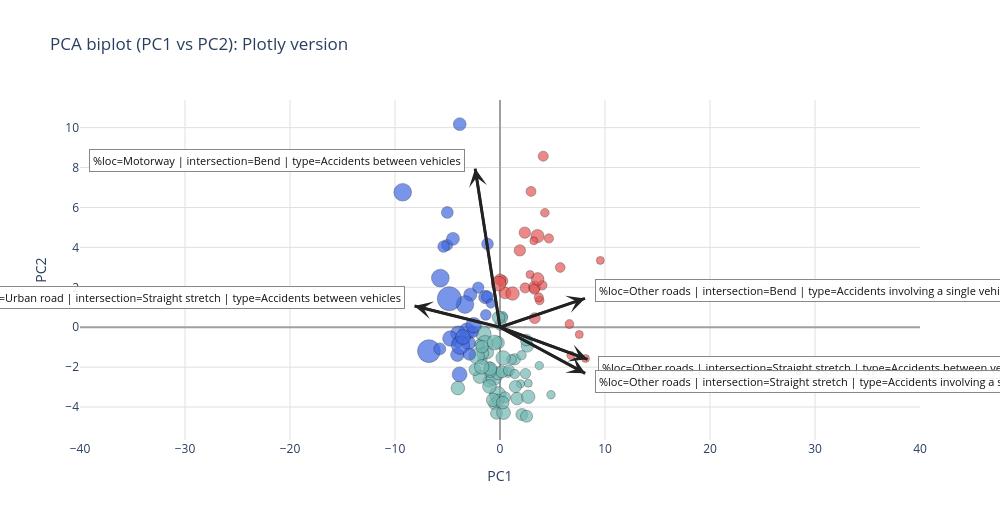

The notebook cell this image was saved under:
### Code cell
import numpy as np
import plotly.graph_objects as go

# Plotly version of the PCA biplot (interactive)
# Recompute loadings to keep this cell self-contained
plotly_arrow_scale = 32.0  # make arrows far longer
top_n = 5
plotly_loadings = (
    pd.DataFrame(pca2.components_.T, index=pct_cols_use, columns=["pc1_loading", "pc2_loading"])
)
plotly_loadings = plotly_loadings.reset_index().rename(columns={"index": "feature"})
plotly_loadings["absmax"] = plotly_loadings[["pc1_loading", "pc2_loading"]].abs().max(axis=1)
plotly_top = plotly_loadings.nlargest(top_n, "absmax")
plotly_top["pc1_arrow"] = plotly_top["pc1_loading"] * plotly_arrow_scale
plotly_top["pc2_arrow"] = plotly_top["pc2_loading"] * plotly_arrow_scale

# Color palette (matches Altair)
plotly_palette = [
    "royalblue",
    "#e45756",
    "#72b7b2",
    "#f58518",
    "#54a24b",
    "#eeca3b",
    "#b279a2",
    "#ff9da6",
    "#9c755f",
    "#bab0ab",
]
cluster_colors_plotly = {int(cl): plotly_palette[int(cl) % len(plotly_palette)] for cl in np.unique(scatter_df["cluster"])}

# Bubble scatter with sane sizing
size_vals = np.sqrt(np.clip(scatter_df["city_total_15y"].to_numpy(), a_min=0, a_max=None))
max_marker_px = 24
sizeref = 2.0 * size_vals.max() / (max_marker_px ** 2) if size_vals.max() > 0 else 1.0
fig_biplot = go.Figure()
fig_biplot.add_trace(
    go.Scatter(
        x=scatter_df["pc1"],
        y=scatter_df["pc2"],
        mode="markers",
        marker=dict(
            size=size_vals,
            sizemode="area",
            sizeref=sizeref,
            sizemin=4,
            color=[cluster_colors_plotly[int(c)] for c in scatter_df["cluster"]],
            line=dict(color="black", width=0.4),
            opacity=0.7,
        ),
        text=scatter_df["city"],
        customdata=np.stack([scatter_df["cluster"], scatter_df["city_total_15y"]], axis=-1),
        hovertemplate=("City: %{text}<br>Cluster: %{customdata[0]}<br>City total (15y): %{customdata[1]:,.0f}<extra></extra>"),
        showlegend=False,
    )
)

# Arrows and labels for top loadings (limited to top_n to reduce clutter)
for _, row in plotly_top.iterrows():
    fig_biplot.add_trace(
        go.Scatter(
            x=[0, row["pc1_arrow"]],
            y=[0, row["pc2_arrow"]],
            mode="lines",
            line=dict(color="#222", width=3),
            hovertemplate=(
                f"Feature: {row['feature']}<br>PC1 loading: {row['pc1_loading']:.3f}<br>PC2 loading: {row['pc2_loading']:.3f}<extra></extra>"
            ),
            showlegend=False,
        )
    )
    # Arrowhead via annotation from origin to tip
    fig_biplot.add_annotation(
        x=row["pc1_arrow"],
        y=row["pc2_arrow"],
        ax=0,
        ay=0,
        xref="x",
        yref="y",
        axref="x",
        ayref="y",
        showarrow=True,
        arrowhead=3,
        arrowsize=1.2,
        arrowwidth=2.5,
        arrowcolor="#222",
        text="",
    )
    # Offset labels away from the arrow tip based on quadrant
    xshift = 10 if row["pc1_arrow"] >= 0 else -10
    yshift = 8 if row["pc2_arrow"] >= 0 else -8
    fig_biplot.add_annotation(
        x=row["pc1_arrow"],
        y=row["pc2_arrow"],
        text=row["feature"],
        showarrow=False,
        xanchor="left" if row["pc1_arrow"] >= 0 else "right",
        yanchor="middle",
        font=dict(color="#111", size=11),
        xshift=xshift,
        yshift=yshift,
        bgcolor="rgba(255,255,255,0.9)",
        bordercolor="#888",
        borderpad=3,
    )

# Extend x-axis to at least -40 on the left and 40 on the right, with padding
pc1_min = min(scatter_df["pc1"].min(), plotly_top["pc1_arrow"].min())
pc1_max = max(scatter_df["pc1"].max(), plotly_top["pc1_arrow"].max())
span = pc1_max - pc1_min
pad = 0.05 * span if span > 0 else 1
x_min = min(-40, pc1_min - pad)
x_max = max(40, pc1_max + pad)

fig_biplot.update_layout(
    title="PCA biplot (PC1 vs PC2): Plotly version",
    xaxis_title="PC1",
    yaxis_title="PC2",
    width=1000,
    height=520,
    plot_bgcolor="white",
    paper_bgcolor="white",
    xaxis=dict(
        showgrid=True,
        gridcolor="#e0e0e0",
        zeroline=True,
        zerolinecolor="#a0a0a0",
        range=[x_min, x_max],
    ),
    yaxis=dict(showgrid=True, gridcolor="#e0e0e0", zeroline=True, zerolinecolor="#a0a0a0"),
)

fig_biplot.show()

### Figure 1 — Plotly figure (JSON) as saved in the notebook; plotly's stock layout.template omitted (floating-point values rounded to 4 significant figures; data arrays with more than 128 entries replaced by an {"elided": "..."} marker saying what was removed)
{"data": [{"customdata": {"elided": "111x2 int values"}, "hovertemplate": "City: %{text}<br>Cluster: %{customdata[0]}<br>City total (15y): %{customdata[1]:,.0f}<extra></extra>", "marker": {"color": ["#72b7b2", "#72b7b2", "royalblue", "#e45756", "royalblue", "#72b7b2", "#e45756", "#72b7b2", "#72b7b2", "#e45756", "#e45756", "#72b7b2", "#72b7b2", "royalblue", "#e45756", "#72b7b2", "#72b7b2", "#72b7b2", "#72b7b2", "#e45756", "#72b7b2", "#72b7b2", "royalblue", "#e45756", "#e45756", "royalblue", "#e45756", "#72b7b2", "#72b7b2", "#72b7b2", "#e45756", "#72b7b2", "#72b7b2", "royalblue", "#72b7b2", "#72b7b2", "#e45756", "royalblue", "#72b7b2", "#72b7b2", "royalblue", "#e45756", "#e45756", "royalblue", "#72b7b2", "#72b7b2", "#e45756", "royalblue", "#72b7b2", "royalblue", "#72b7b2", "#72b7b2", "royalblue", "#72b7b2", "#e45756", "royalblue", "royalblue", "#72b7b2", "royalblue", "royalblue", "#72b7b2", "#e45756", "#e45756", "#72b7b2", "#72b7b2", "#72b7b2", "royalblue", "#72b7b2", "#72b7b2", "#e45756", "#72b7b2", "royalblue", "#72b7b2", "#72b7b2", "royalblue", "#72b7b2", "#e45756", "royalblue", "#72b7b2", "#72b7b2", "royalblue", "#72b7b2", "#e45756", "#72b7b2", "royalblue", "#72b7b2", "#e45756", "#72b7b2", "royalblue", "#e45756", "#72b7b2", "#e45756", "#e45756", "#72b7b2", "#72b7b2", "royalblue", "royalblue", "royalblue", "#e45756", "#72b7b2", "royalblue", "#72b7b2", "#e45756", "royalblue", "#72b7b2", "royalblue", "#72b7b2", "royalblue", "#e45756", "#72b7b2", "#e45756"], "line": {"color": "black", "width": 0.4}, "opacity": 0.7, "size": [89.01, 141.2, 157.3, 125.9, 111.8, 84.81, 87.02, 234.6, 113.0, 83.5, 67.57, 205.8, 74.54, 240.4, 155.2, 217.2, 125.9, 130.4, 87.73, 73.16, 35.17, 143.9, 205.9, 90.25, 111.8, 150.3, 113.5, 125.4, 61.58, 135.6, 55.8, 93.7, 132.0, 273.9, 138.8, 153.8, 123.8, 274.1, 79.31, 113.3, 122.6, 47.22, 98.37, 108.6, 157.3, 165.4, 113.7, 158.9, 85.5, 167.0, 122.3, 127.1, 110.3, 77.58, 24.43, 143.4, 455.4, 203.9, 195.5, 276.0, 123.4, 69.25, 26.19, 57.37, 63, 206.9, 208.0, 148.4, 149.9, 158.3, 136.4, 117.2, 127.6, 156.3, 120.2, 105.1, 89.5, 125.1, 105.7, 158.6, 119.7, 165.2, 74.56, 161.2, 504.1, 93.33, 189.7, 129.9, 144.6, 113.5, 121.3, 79.43, 60.71, 139.0, 112.1, 100.7, 292.3, 130.6, 142.3, 181.1, 116.8, 137.2, 65.84, 194.0, 188.6, 76.43, 77.6, 209.9, 55.46, 182.3, 105.0], "sizemin": 4, "sizemode": "area", "sizeref": 1.75}, "mode": "markers", "showlegend": false, "text": ["Agrigento", "Alessandria", "Ancona", "Arezzo", "Ascoli Piceno", "Asti", "Avellino", "Bari", "Barletta-Andria-Trani", "Belluno", "Benevento", "Bergamo", "Biella", "Bologna", "Bolzano/Bozen", "Brescia", "Brindisi", "Cagliari", "Caltanissetta", "Campobasso", "Carbonia-Iglesias", "Caserta", "Catania", "Catanzaro", "Chieti", "Como", "Cosenza", "Cremona", "Crotone", "Cuneo", "Enna", "Fermo", "Ferrara", "Firenze", "Foggia", "Forlì-Cesena", "Frosinone", "Genova", "Gorizia", "Grosseto", "Imperia", "Isernia", "L\"'Aquila", "La Spezia", "Latina", "Lecce", "Lecco", "Livorno", "Lodi", "Lucca", "Macerata", "Mantova", "Massa-Carrara", "Matera", "Medio Campidano", "Messina", "Milano", "Modena", "Monza e della Brianza", "Napoli", "Novara", "Nuoro", "Ogliastra", "Olbia-Tempio", "Oristano", "Padova", "Palermo", "Parma", "Pavia", "Perugia", "Pesaro e Urbino", "Pescara", "Piacenza", "Pisa", "Pistoia", "Pordenone", "Potenza", "Prato", "Ragusa", "Ravenna", "Reggio di Calabria", "Reggio nell\"'Emilia", "Rieti", "Rimini", "Roma", "Rovigo", "Salerno", "Sassari", "Savona", "Siena", "Siracusa", "Sondrio", "Sud Sardegna", "Taranto", "Teramo", "Terni", "Torino", "Trapani", "Trento", "Treviso", "Trieste", "Udine", "Valle d\"'Aosta/Vallée d\"'Aoste", "Varese", "Venezia", "Verbano-Cusio-Ossola", "Vercelli", "Verona", "Vibo Valentia", "Vicenza", "Viterbo"], "type": "scatter", "x": [0.7553, -0.1867, -1.392, 0.4782, -2.072, 0.2462, 2.955, -0.2193, -0.5353, 5.738, 3.774, -1.574, -1.667, -3.126, 3.568, -1.431, 2.083, -0.1562, -0.984, 3.694, 2.693, -1.218, -3.975, 2.394, 0.2122, -2.83, 1.888, -0.3341, 3.741, 2.605, 3.224, 0.2427, -1.043, -3.337, 1.629, -1.933, 3.293, -9.269, -1.97, 1.409, -5.017, 9.554, 3.286, -5.042, 2.691, 0.3406, 0.008422, -4.061, 1.091, -2.996, 2.506, 2.53, -4.006, 2.053, 8.145, -3.836, -6.768, -0.5807, -3.846, -5.681, -1.638, 6.615, 7.549, 1.944, 4.856, -2.215, -4.731, -0.1862, -0.9247, 1.194, -1.705, -2.601, 0.1823, -0.9342, -1.201, 0.848, 4.119, -5.731, 0.4752, -0.6585, -1.191, -1.005, 4.657, -4.013, -4.829, 2.426, -0.1334, 1.465, -4.48, 2.363, -2.39, 4.024, 6.757, 0.2649, 0.03476, -1.35, -3.763, -2.911, 3.584, 0.2974, -5.371, -0.1339, 4.274, -3.529, -0.5138, -0.8699, 1.409, -2.509, 2.86, -1.738, 3.314], "y": [-2.267, -0.7787, 1.512, 1.721, 1.986, 0.5434, 6.805, -3.385, -3.846, 2.992, 1.341, -0.3284, -1.646, -0.2021, 4.566, -0.8081, -4.373, -3.657, -1.984, 1.499, -2.808, -1.261, -0.318, 1.968, 2.321, 1.627, 3.85, -4.309, -1.923, -0.9379, 4.331, 0.4602, -2.697, 1.137, -3.572, -2.482, 2.014, 6.763, -0.852, -1.61, 5.751, 3.347, 1.914, 4.118, -3.484, -4.278, 2.387, -1.379, -1.616, -0.7998, -0.644, -4.461, -0.7455, -1.404, -1.565, 10.17, -1.195, -2.526, -2.363, 2.46, -1.325, 0.1588, -0.3651, -2.833, -3.383, -1.447, -0.5675, -2.308, -2.188, 1.687, -0.9758, -0.2314, -2.234, -2.078, 1.526, -2.152, 8.568, -1.085, -3.511, -3.642, 4.171, -2.968, 4.447, -3.052, 1.43, -2.323, 2.179, -2.973, 4.429, 4.741, -2.123, 2.099, -1.412, -3.779, 0.1273, 0.6194, -0.9035, -1.353, 2.416, -1.535, 4.041, 0.4899, 5.735, -0.4904, -0.7656, 1.188, -2.345, 0.1034, 2.641, -1.986, 0.4549]}, {"hovertemplate": "Feature: %loc=Other roads | intersection=Straight stretch | type=Accidents between vehicles<br>PC1 loading: 0.261<br>PC2 loading: -0.050<extra></extra>", "line": {"color": "#222", "width": 3}, "mode": "lines", "showlegend": false, "type": "scatter", "x": [0, 8.336], "y": [0, -1.61]}, {"hovertemplate": "Feature: %loc=Urban road | intersection=Straight stretch | type=Accidents between vehicles<br>PC1 loading: -0.254<br>PC2 loading: 0.033<extra></extra>", "line": {"color": "#222", "width": 3}, "mode": "lines", "showlegend": false, "type": "scatter", "x": [0, -8.14], "y": [0, 1.066]}, {"hovertemplate": "Feature: %loc=Other roads | intersection=Straight stretch | type=Accidents involving a single vehicle<br>PC1 loading: 0.254<br>PC2 loading: -0.072<extra></extra>", "line": {"color": "#222", "width": 3}, "mode": "lines", "showlegend": false, "type": "scatter", "x": [0, 8.115], "y": [0, -2.311]}, {"hovertemplate": "Feature: %loc=Other roads | intersection=Bend | type=Accidents involving a single vehicle<br>PC1 loading: 0.253<br>PC2 loading: 0.045<extra></extra>", "line": {"color": "#222", "width": 3}, "mode": "lines", "showlegend": false, "type": "scatter", "x": [0, 8.098], "y": [0, 1.445]}, {"hovertemplate": "Feature: %loc=Motorway | intersection=Bend | type=Accidents between vehicles<br>PC1 loading: -0.074<br>PC2 loading: 0.248<extra></extra>", "line": {"color": "#222", "width": 3}, "mode": "lines", "showlegend": false, "type": "scatter", "x": [0, -2.363], "y": [0, 7.947]}], "layout": {"annotations": [{"arrowcolor": "#222", "arrowhead": 3, "arrowsize": 1.2, "arrowwidth": 2.5, "ax": 0, "axref": "x", "ay": 0, "ayref": "y", "showarrow": true, "text": "", "x": 8.336, "xref": "x", "y": -1.61, "yref": "y"}, {"bgcolor": "rgba(255,255,255,0.9)", "bordercolor": "#888", "borderpad": 3, "font": {"color": "#111", "size": 11}, "showarrow": false, "text": "%loc=Other roads | intersection=Straight stretch | type=Accidents between vehicles", "x": 8.336, "xanchor": "left", "xshift": 10, "y": -1.61, "yanchor": "middle", "yshift": -8}, {"arrowcolor": "#222", "arrowhead": 3, "arrowsize": 1.2, "arrowwidth": 2.5, "ax": 0, "axref": "x", "ay": 0, "ayref": "y", "showarrow": true, "text": "", "x": -8.14, "xref": "x", "y": 1.066, "yref": "y"}, {"bgcolor": "rgba(255,255,255,0.9)", "bordercolor": "#888", "borderpad": 3, "font": {"color": "#111", "size": 11}, "showarrow": false, "text": "%loc=Urban road | intersection=Straight stretch | type=Accidents between vehicles", "x": -8.14, "xanchor": "right", "xshift": -10, "y": 1.066, "yanchor": "middle", "yshift": 8}, {"arrowcolor": "#222", "arrowhead": 3, "arrowsize": 1.2, "arrowwidth": 2.5, "ax": 0, "axref": "x", "ay": 0, "ayref": "y", "showarrow": true, "text": "", "x": 8.115, "xref": "x", "y": -2.311, "yref": "y"}, {"bgcolor": "rgba(255,255,255,0.9)", "bordercolor": "#888", "borderpad": 3, "font": {"color": "#111", "size": 11}, "showarrow": false, "text": "%loc=Other roads | intersection=Straight stretch | type=Accidents involving a single vehicle", "x": 8.115, "xanchor": "left", "xshift": 10, "y": -2.311, "yanchor": "middle", "yshift": -8}, {"arrowcolor": "#222", "arrowhead": 3, "arrowsize": 1.2, "arrowwidth": 2.5, "ax": 0, "axref": "x", "ay": 0, "ayref": "y", "showarrow": true, "text": "", "x": 8.098, "xref": "x", "y": 1.445, "yref": "y"}, {"bgcolor": "rgba(255,255,255,0.9)", "bordercolor": "#888", "borderpad": 3, "font": {"color": "#111", "size": 11}, "showarrow": false, "text": "%loc=Other roads | intersection=Bend | type=Accidents involving a single vehicle", "x": 8.098, "xanchor": "left", "xshift": 10, "y": 1.445, "yanchor": "middle", "yshift": 8}, {"arrowcolor": "#222", "arrowhead": 3, "arrowsize": 1.2, "arrowwidth": 2.5, "ax": 0, "axref": "x", "ay": 0, "ayref": "y", "showarrow": true, "text": "", "x": -2.363, "xref": "x", "y": 7.947, "yref": "y"}, {"bgcolor": "rgba(255,255,255,0.9)", "bordercolor": "#888", "borderpad": 3, "font": {"color": "#111", "size": 11}, "showarrow": false, "text": "%loc=Motorway | intersection=Bend | type=Accidents between vehicles", "x": -2.363, "xanchor": "right", "xshift": -10, "y": 7.947, "yanchor": "middle", "yshift": 8}], "height": 520, "paper_bgcolor": "white", "plot_bgcolor": "white", "title": {"text": "PCA biplot (PC1 vs PC2): Plotly version"}, "width": 1000, "xaxis": {"gridcolor": "#e0e0e0", "range": [-40, 40], "showgrid": true, "title": {"text": "PC1"}, "zeroline": true, "zerolinecolor": "#a0a0a0"}, "yaxis": {"gridcolor": "#e0e0e0", "showgrid": true, "title": {"text": "PC2"}, "zeroline": true, "zerolinecolor": "#a0a0a0"}}}
